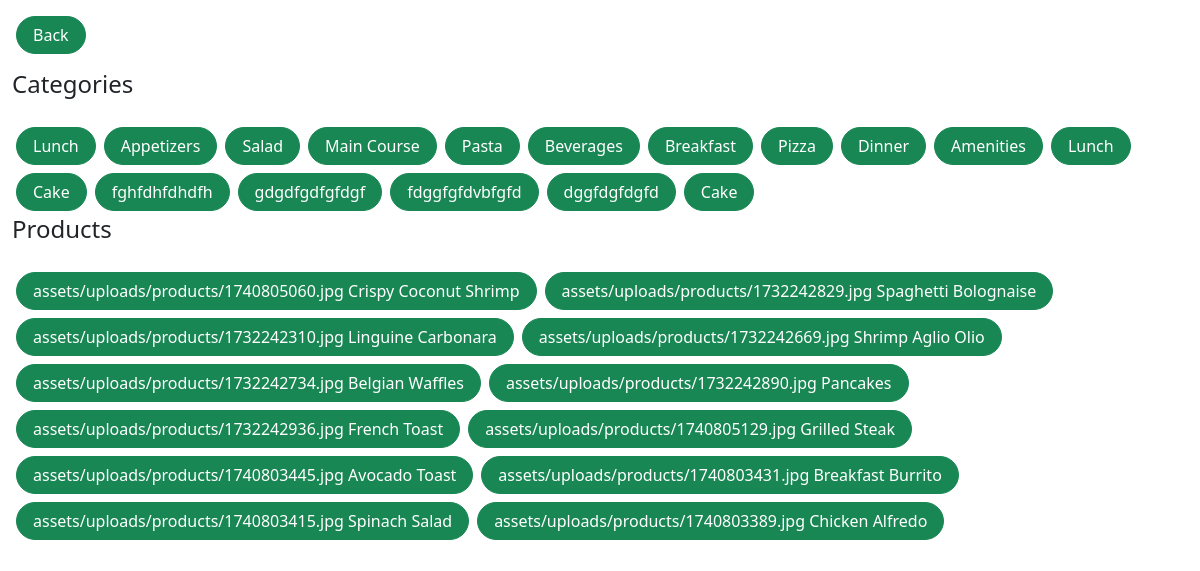
Page /cashier/categories-display.php (signed in) on the committed database.
### tables this page shows
CREATE TABLE `categories` (
  `id` int(11) NOT NULL,
  `name` varchar(255) NOT NULL,
  `description` mediumtext DEFAULT NULL
);

CREATE TABLE `products` (
  `id` int(11) NOT NULL,
  `category_id` int(11) NOT NULL,
  `name` varchar(255) NOT NULL,
  `description` mediumtext NOT NULL,
  `price` int(11) NOT NULL,
  `stock_level` int(11) NOT NULL,
  `image` varchar(255) NOT NULL,
  `created_at` date NOT NULL DEFAULT current_timestamp()
);

### cashier/categories-display.php (the view, shortened to what this page needs)
<?php
require '../config/function.php';
?>
<!DOCTYPE html>
<html lang="en">
    <head>
        <link href="https://cdn.jsdelivr.net/npm/simple-datatables@7.1.2/dist/style.min.css" rel="stylesheet" />
        <link href="assets/css/styles.css" rel="stylesheet" />
    </head>
    <body>
        <a href="categories-list.php" class="btn btn-success rounded-5 m-3 px-3">Back</a>
        <div class="container-fluid">
            <div class="row">
                <div class="col-md-12">
                    <h4 class="mb-4">Categories</h4>
                    <div class="d-flex flex-wrap">
                        <?php
                        $categories = mysqli_query($conn, "SELECT * FROM categories");
                        if (mysqli_num_rows($categories) > 0) {
                            while ($category = mysqli_fetch_assoc($categories)) {
                                echo '<a href="categories-list.php?id=' . $category['id'] . '" class="btn btn-success m-1 rounded-5 px-3">' . $category['name'] . '</a>';
                            }
                        } else {
                            echo '<p>No categories found.</p>';
                        }
                        ?>
                    </div>
                </div>
                <div class="col-md-12">
                    <h4 class="mb-4">Products</h4>
                    <div class="d-flex flex-wrap">
                        <?php
                        $products = mysqli_query($conn, "SELECT * FROM products");
                        if ($products && mysqli_num_rows($products) > 0) {
                            while ($product = mysqli_fetch_assoc($products)) {
                                echo '<a href="product-list.php?id=' . $product['id'] . '" class="btn btn-success m-1 rounded-5 px-3">' . ($product['image']) . ' ' . ($product['name']) . '</a>';
                            }
                        } else {
                            echo '<p>No products found.</p>';
                        }
                        ?>
                    </div>
                </div>
            </div>
        </div>
    </body>
</html>

### cashier/categories-display.php (style rules this page uses)
.container-fluid { background: #fff; }

### rows in the picture
categories: name "Lunch"
categories: name "Appetizers"
categories: name "Salad"
categories: name "Main Course"
categories: name "Pasta"
categories: name "Beverages"
categories: name "Breakfast"
categories: name "Pizza"
categories: name "Dinner"
categories: name "Amenities"
categories: name "Lunch"
categories: name "Cake"
categories: name "fghfdhfdhdfh"
categories: name "gdgdfgdfgfdgf"
categories: name "fdggfgfdvbfgfd"
categories: name "dggfdgfdgfd"
categories: name "Cake"
products: image "assets/uploads/products/1740805060.jpg", name "Crispy Coconut Shrimp"
products: image "assets/uploads/products/1732242829.jpg", name "Spaghetti Bolognaise"
products: image "assets/uploads/products/1732242310.jpg", name "Linguine Carbonara"
products: image "assets/uploads/products/1732242669.jpg", name "Shrimp Aglio Olio"
products: image "assets/uploads/products/1732242734.jpg", name "Belgian Waffles"
products: image "assets/uploads/products/1732242890.jpg", name "Pancakes"
products: image "assets/uploads/products/1732242936.jpg", name "French Toast"
products: image "assets/uploads/products/1740805129.jpg", name "Grilled Steak"
products: image "assets/uploads/products/1740803445.jpg", name "Avocado Toast"
products: image "assets/uploads/products/1740803431.jpg", name "Breakfast Burrito"
products: image "assets/uploads/products/1740803415.jpg", name "Spinach Salad"
products: image "assets/uploads/products/1740803389.jpg", name "Chicken Alfredo"
